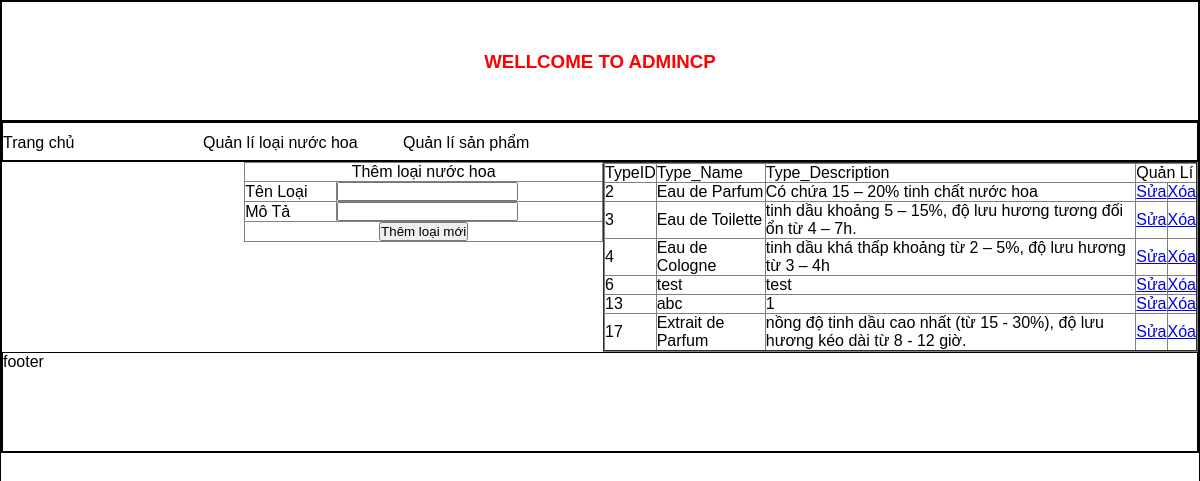
/admincp/index.php?quanli=quanliloainuochoa&ac=add (signed in), run on the app's committed database.
### tables this page shows
CREATE TABLE `perfume_type` (
  `Type_ID` int(11) NOT NULL,
  `Type_Name` varchar(50) DEFAULT NULL,
  `Type_Description` varchar(100) DEFAULT NULL
);

### admincp/modules/quanliloainuochoa/list.php (the view)
<?php
    $sql_list = "select `Type_ID`, `Type_Name`, `Type_Description` from perfume_type";
    $row_list = mysqli_query($conn,$sql_list);
?>
<table width ="auto" border ="2" align="center">
    <tr>
       <td>TypeID</td>
       <td>Type_Name</td>
       <td>Type_Description</td>
       <td colspan="2">Quản Lí</td>
    </tr>
    <?php
        while($dong=mysqli_fetch_array($row_list)) {
    ?>
    <tr>
        <td><?php echo $dong['Type_ID'] ?></td>
        <td><?php echo $dong['Type_Name'] ?></td>
        <td><?php echo $dong['Type_Description'] ?></td>
        <td><a href ="index.php?quanli=quanliloainuochoa&ac=edit&id =<?php echo $dong['Type_ID'] ?>">Sửa</a></td>
        <td><a href="modules/quanliloainuochoa/handle.php?id=<?php echo $dong['Type_ID'] ?>">Xóa</a></td>
    </tr>
    <?php
        }
    ?>
</table>

### admincp/style/css.css (style rules this page uses)
table { border-collapse: collapse; }
* { margin: 0; padding: 0; font-family: sans-serif; box-sizing: border-box; }

### data on the page
perfume_type: Type_ID "2", Type_Name "Eau de Parfum", Type_Description "Có chứa 15 – 20% tinh chất nước hoa"
perfume_type: Type_ID "3", Type_Name "Eau de Toilette", Type_Description "tinh dầu khoảng 5 – 15%, độ lưu hương tương đối ổn từ 4 – 7h."
perfume_type: Type_ID "4", Type_Name "Eau de Cologne", Type_Description "tinh dầu khá thấp khoảng từ 2 – 5%, độ lưu hương từ 3 – 4h"
perfume_type: Type_ID "6", Type_Name "test", Type_Description "test"
perfume_type: Type_ID "13", Type_Name "abc", Type_Description "1"
perfume_type: Type_ID "17", Type_Name "Extrait de Parfum", Type_Description "nồng độ tinh dầu cao nhất (từ 15 - 30%), độ lưu hương kéo dài từ 8 - 12 giờ."
